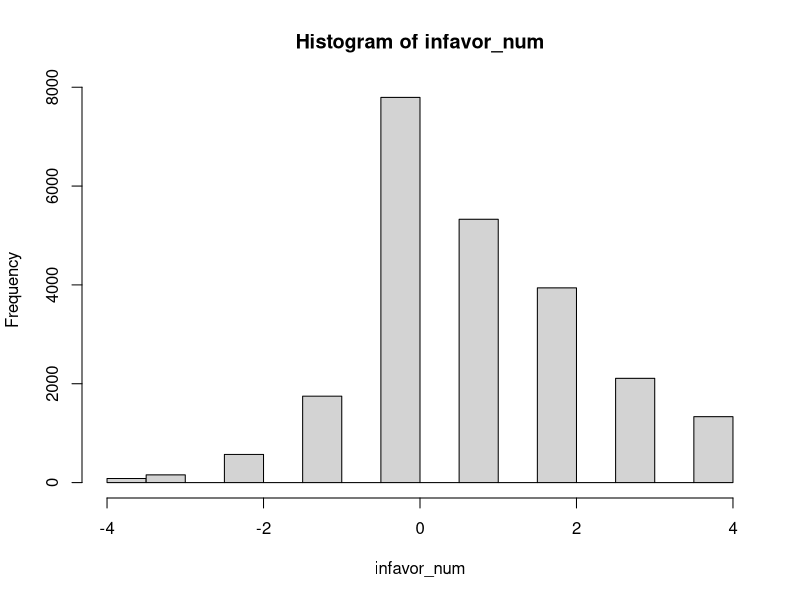
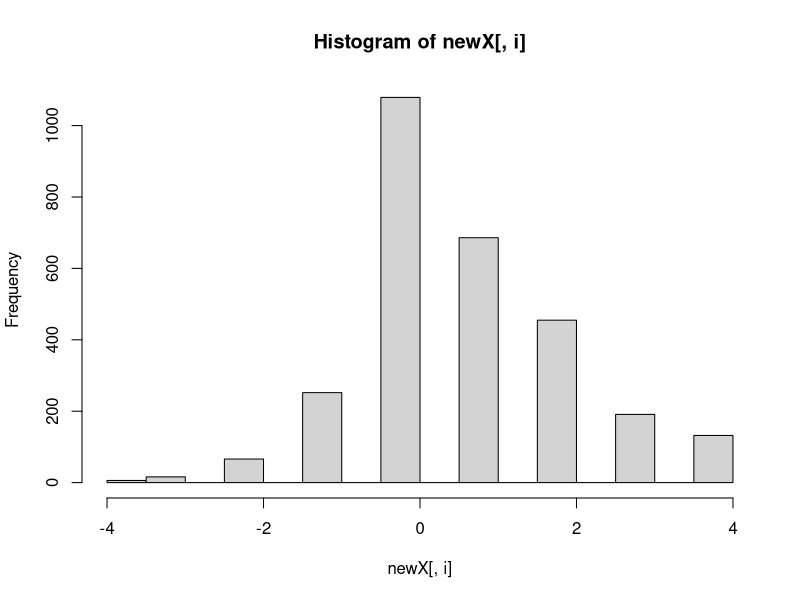
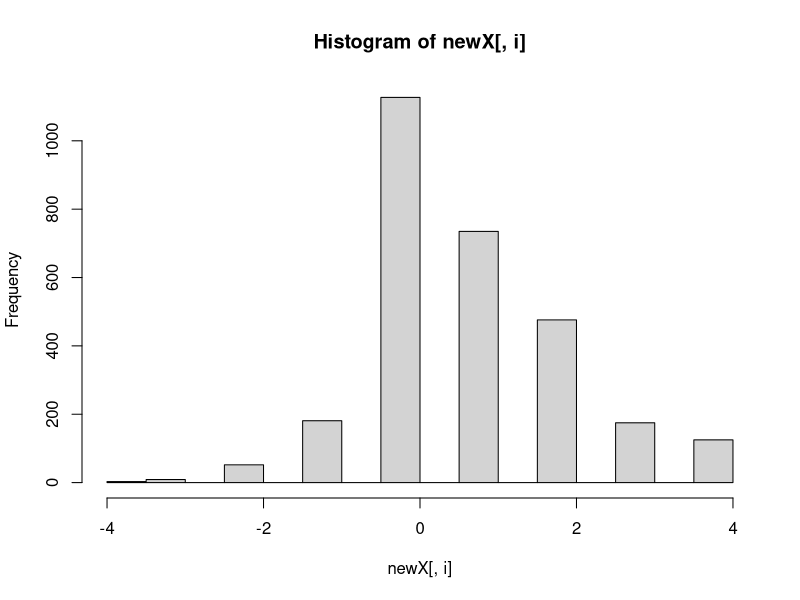
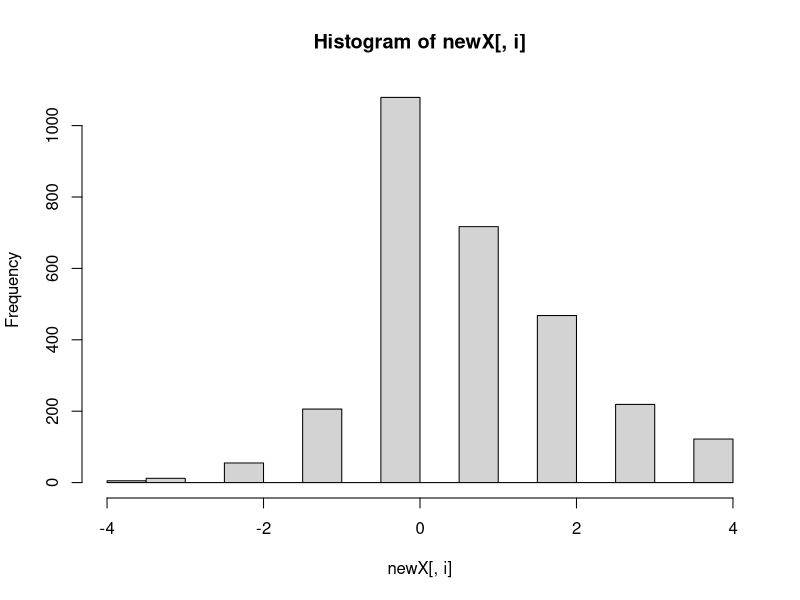
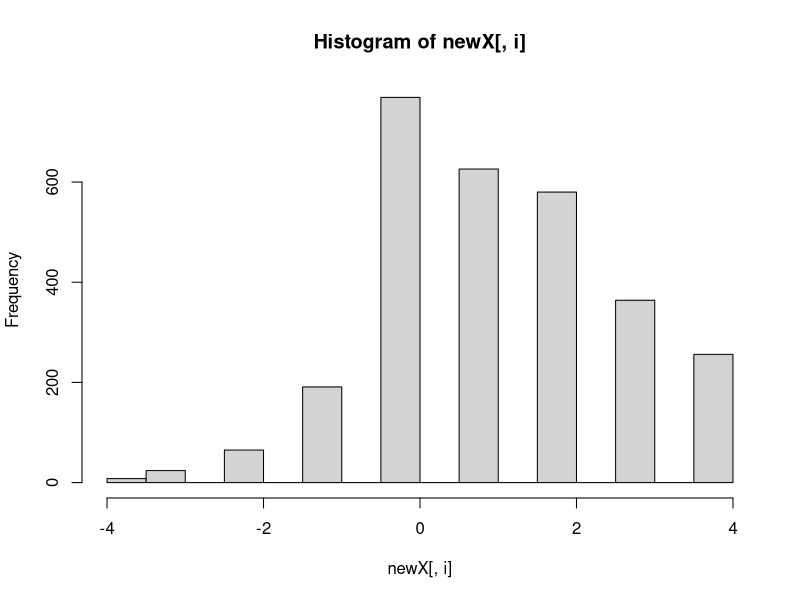
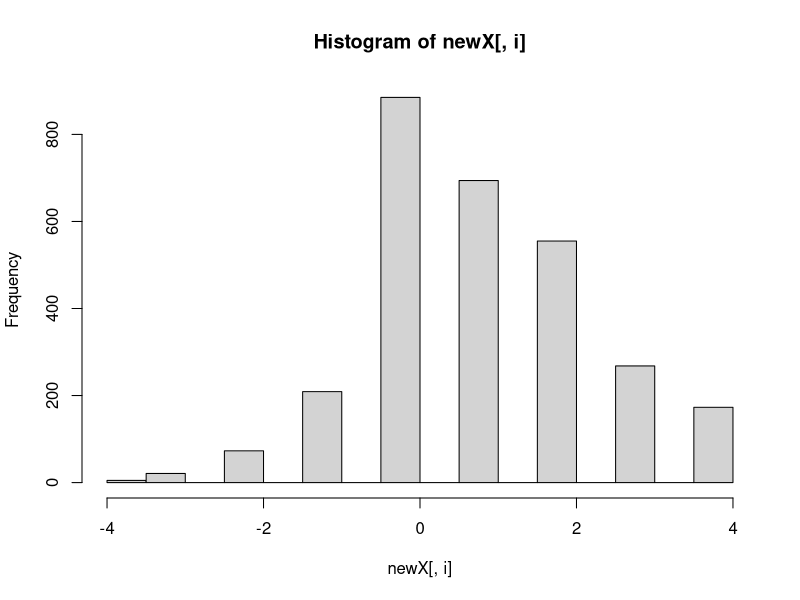
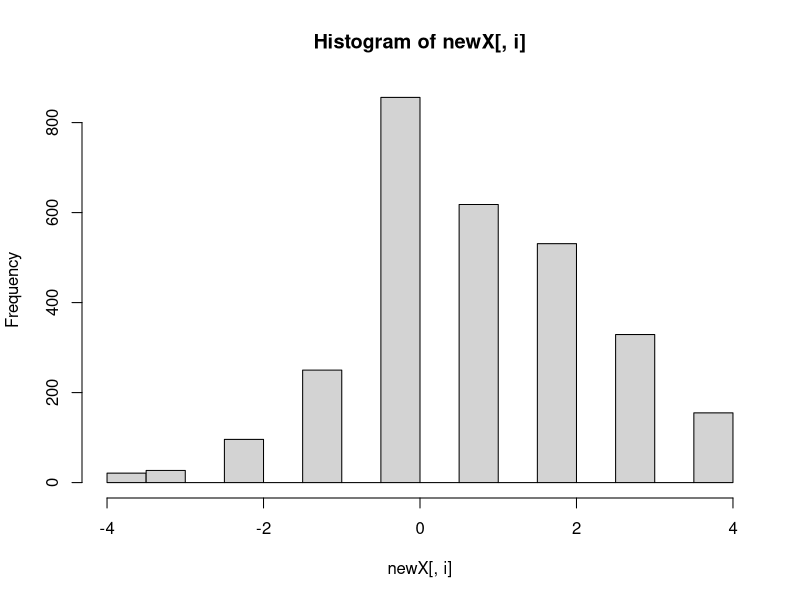
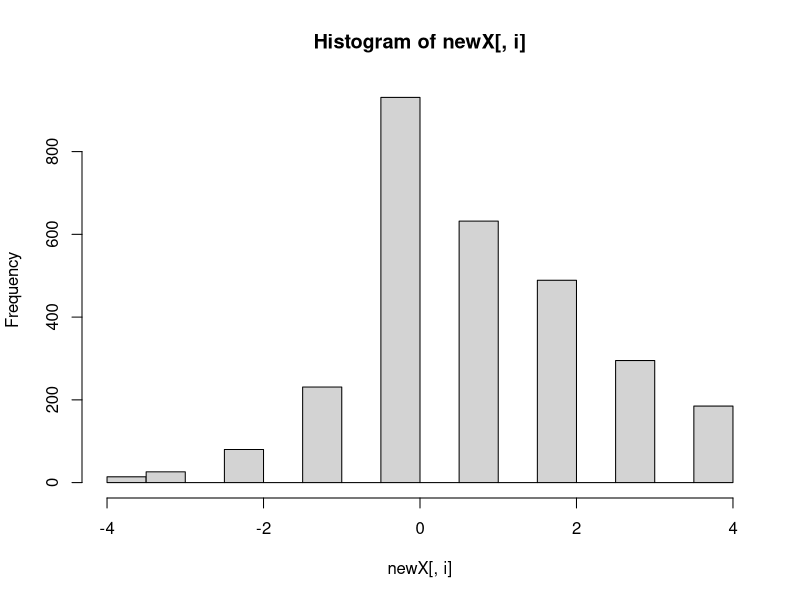

Recreate these plots in R, in order.
## ---- chunk 1
library(haven)
library(tidyverse)
## ---- chunk 2
druckman_traits <- read_dta(file = "data/druckman/Data Misestimating AP September 5 2020.dta") %>%
  filter(wave1pid %in% c(1,2,3,5,6,7)) %>%
  dplyr::select(ends_with("_ingroup") | ends_with("_outgroup"), wave1pid) %>%
  dplyr::select(-starts_with("feelingtherm_"), -starts_with("marry_"), -starts_with("category_"), -starts_with("trust_"), -starts_with("friends_"), -starts_with("neighbors_")) %>%
  drop_na()

pid <- druckman_traits %>% pull(wave1pid)

in_out <- (druckman_traits %>% dplyr::select(ends_with("_ingroup")) %>% as.matrix) - (druckman_traits %>% dplyr::select(ends_with("_outgroup")) %>% as.matrix)
colnames(in_out) <- colnames(in_out) %>% str_remove_all("_ingroup")

#recode so positive differences reflect more polarization
infavor_num <- in_out
infavor_num[,which(colMeans(in_out)<0)] <- -infavor_num[,which(colMeans(in_out)<0)]

#binary indicator
infavor_bin <- (infavor_num>0)
## ---- chunk 3
hist(infavor_num)
apply(infavor_num, 2, hist)

getmode <- function(v) {
   uniqv <- unique(v)
   uniqv[which.max(tabulate(match(v, uniqv)))]
}

apply(infavor_num, 2, mean)
apply(infavor_num, 2, median)
apply(infavor_num, 2, getmode)
## ---- chunk 4
# means_all <- colMeans(infavor_bin)
# means_rep <- colMeans(infavor_bin[which(pid>4),])
# means_dem <- colMeans(infavor_bin[which(pid<4),])
# 
# plot(1:length(means_all), means_all, ylim = c(.4,.8), pch = 16, ylab = "Mean Ingroup Favoritism", main = "Mean Ingroup Trait-Favoritism", xlab = "", xaxt = "n")
# segments(x0 = 1:length(means_all), y0 = means_rep, y1 = means_dem)
# points(1:length(means_all), means_rep, col = "red", pch = 16)
# points(1:length(means_all), means_dem, col = "blue", pch = 16)
# axis(1, at = 1:length(means_all), labels = names(means_all), cex.axis = .8)
# 
# legend("topleft", pch = 16, col = c("black", "red", "blue"), legend = c("All Partisans", "Republicans", "Democrats"), bty = "n")

## ---- chunk 5
means_all <- colMeans(infavor_bin)
means_rep <- colMeans(infavor_bin[which(pid>4),])
means_dem <- colMeans(infavor_bin[which(pid<4),])

pdf("outputs/trait_favoritism.pdf", width = 8.5, height = 5)

plot(1:length(means_all), means_all, ylim = c(.4,.8), pch = 16, ylab = "Mean Ingroup Favoritism", main = "Mean Ingroup Trait-Favoritism", xlab = "", xaxt = "n")
segments(x0 = 1:length(means_all), y0 = means_rep, y1 = means_dem)
points(1:length(means_all), means_rep, col = "red", pch = 16)
points(1:length(means_all), means_dem, col = "blue", pch = 16)
axis(1, at = 1:length(means_all), labels = names(means_all), cex.axis = 1)

legend("topleft", pch = 16, col = c("black", "red", "blue"), legend = c("All Partisans", "Republicans", "Democrats"), bty = "n")

dev.off()
